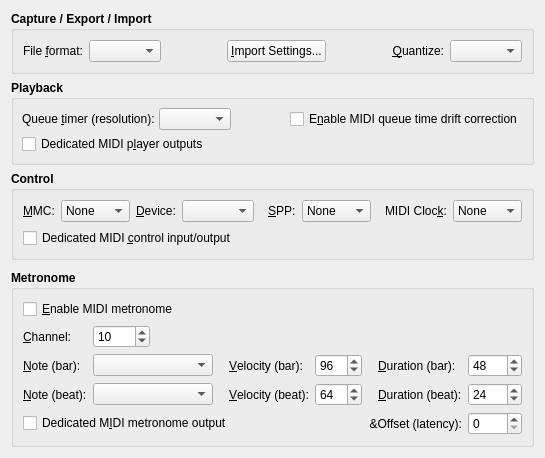
     <widget class="QWidget" name="MidiTabPage">
      <attribute name="title">
       <string>&amp;MIDI</string>
      </attribute>
      <layout class="QVBoxLayout">
       <item>
        <widget class="QGroupBox" name="MidiCaptureGroupBox">
         <property name="font">
          <font>
           <weight>75</weight>
           <bold>true</bold>
          </font>
         </property>
         <property name="title">
          <string>Capture / Export / Import</string>
         </property>
         <property name="flat">
          <bool>true</bool>
         </property>
         <layout class="QGridLayout">
          <item row="0" column="0">
           <widget class="QLabel" name="MidiCaptureFormatTextLabel">
            <property name="font">
             <font>
              <weight>50</weight>
              <bold>false</bold>
             </font>
            </property>
            <property name="text">
             <string>File &amp;format:</string>
            </property>
            <property name="buddy">
             <cstring>MidiCaptureFormatComboBox</cstring>
            </property>
           </widget>
          </item>
          <item row="0" column="1" colspan="2">
           <widget class="qtractorMidiFileFormatComboBox" name="MidiCaptureFormatComboBox">
            <property name="font">
             <font>
              <weight>50</weight>
              <bold>false</bold>
             </font>
            </property>
            <property name="toolTip">
             <string>MIDI file format to use on capture (record) and export</string>
            </property>
           </widget>
          </item>
          <item row="0" column="3">
           <spacer>
            <property name="orientation">
             <enum>Qt::Horizontal</enum>
            </property>
            <property name="sizeHint">
             <size>
              <width>20</width>
              <height>20</height>
             </size>
            </property>
           </spacer>
          </item>
          <item row="0" column="4">
           <widget class="QPushButton" name="MidiImportPushButton">
            <property name="font">
             <font>
              <weight>50</weight>
              <bold>false</bold>
             </font>
            </property>
            <property name="toolTip">
             <string>Change defaults for MIDI import</string>
            </property>
            <property name="text">
             <string>&amp;Import Settings...</string>
            </property>
            <property name="autoDefault">
             <bool>false</bool>
            </property>
           </widget>
          </item>
          <item row="0" column="5">
           <spacer>
            <property name="orientation">
             <enum>Qt::Horizontal</enum>
            </property>
            <property name="sizeHint">
1             <size>
              <width>20</width>
              <height>20</height>
             </size>
            </property>
           </spacer>
          </item>
          <item row="0" column="6">
           <widget class="QLabel" name="MidiCaptureQuantizeTextLabel">
            <property name="font">
             <font>
              <weight>50</weight>
              <bold>false</bold>
             </font>
            </property>
            <property name="text">
             <string>&amp;Quantize:</string>
            </property>
            <property name="alignment">
             <set>Qt::AlignRight|Qt::AlignVCenter</set>
            </property>
            <property name="buddy">
             <cstring>MidiCaptureQuantizeComboBox</cstring>
            </property>
           </widget>
          </item>
          <item row="0" column="7">
           <widget class="QComboBox" name="MidiCaptureQuantizeComboBox">
            <property name="maximumSize">
             <size>
              <width>120</width>
              <height>32767</height>
             </size>
            </property>
            <property name="font">
             <font>
              <weight>50</weight>
              <bold>false</bold>
             </font>
            </property>
            <property name="toolTip">
             <string>MIDI capture (record) quantization</string>
            </property>
           </widget>
          </item>
         </layout>
        </widget>
       </item>
       <item>
        <widget class="QGroupBox" name="MidiPlaybackGroupBox">
         <property name="font">
          <font>
           <weight>75</weight>
           <bold>true</bold>
          </font>
         </property>
         <property name="title">
          <string>Playback</string>
         </property>
         <property name="flat">
          <bool>true</bool>
         </property>
         <layout class="QGridLayout">
          <property name="margin">
           <number>8</number>
          </property>
          <property name="spacing">
           <number>4</number>
          </property>
          <item row="0" column="0">
           <widget class="QLabel" name="MidiQueueTimerTextLabel">
            <property name="font">
             <font>
              <weight>50</weight>
              <bold>false</bold>
             </font>
            </property>
            <property name="text">
             <string>Queue &amp;timer (resolution):</string>
            </property>
            <property name="buddy">
             <cstring>MidiQueueTimerComboBox</cstring>
            </property>
           </widget>
          </item>
          <item row="0" column="1">
           <widget class="QComboBox" name="MidiQueueTimerComboBox">
            <property name="font">
             <font>
              <weight>50</weight>
              <bold>false</bold>
             </font>
            </property>
            <property name="toolTip">
             <string>Queue timer (resolution)</string>
            </property>
           </widget>
          </item>
          <item row="0" column="2">
           <spacer>
            <property name="orientation">
             <enum>Qt::Horizontal</enum>
            </property>
            <property name="sizeHint">
             <size>
              <width>20</width>
              <height>20</height>
             </size>
            </property>
           </spacer>
          </item>
          <item row="0" column="3">
           <widget class="QCheckBox" name="MidiDriftCorrectCheckBox">
            <property name="font">
             <font>
              <weight>50</weight>
              <bold>false</bold>
             </font>
            </property>
            <property name="toolTip">
             <string>Whether to enable MIDI queue time drift correction</string>
            </property>
            <property name="text">
             <string>E&amp;nable MIDI queue time drift correction</string>
            </property>
           </widget>
          </item>
          <item row="1" column="0" colspan="4">
           <widget class="QCheckBox" name="MidiPlayerBusCheckBox">
            <property name="font">
             <font>
              <weight>50</weight>
              <bold>false</bold>
             </font>
            </property>
            <property name="toolTip">
             <string>Whether to have separate MIDI player output ports</string>
            </property>
            <property name="text">
             <string>Dedicated MIDI p&amp;layer outputs</string>
            </property>
           </widget>
          </item>
         </layout>
        </widget>
       </item>
       <item>
        <widget class="QGroupBox" name="MidiControlGroupBox">
         <property name="font">
          <font>
           <weight>75</weight>
           <bold>true</bold>
          </font>
         </property>
         <property name="title">
          <string>Control</string>
         </property>
         <property name="flat">
          <bool>true</bool>
         </property>
         <layout class="QGridLayout">
          <property name="margin">
           <number>9</number>
          </property>
          <property name="spacing">
           <number>6</number>
          </property>
          <item row="0" column="0">
           <widget class="QLabel" name="MidiMmcModeTextLabel">
            <property name="font">
             <font>
              <weight>50</weight>
              <bold>false</bold>
             </font>
            </property>
            <property name="text">
             <string>&amp;MMC:</string>
            </property>
            <property name="buddy">
             <cstring>MidiMmcModeComboBox</cstring>
            </property>
           </widget>
          </item>
          <item row="0" column="1">
           <widget class="QComboBox" name="MidiMmcModeComboBox">
            <property name="font">
             <font>
              <weight>50</weight>
              <bold>false</bold>
             </font>
            </property>
            <property name="toolTip">
             <string>MIDI Machine Control (MMC) mode</string>
            </property>
            <item>
             <property name="text">
              <string>None</string>
             </property>
            </item>
            <item>
             <property name="text">
              <string>Input</string>
             </property>
            </item>
            <item>
             <property name="text">
              <string>Output</string>
             </property>
            </item>
            <item>
             <property name="text">
              <string>Duplex</string>
             </property>
            </item>
           </widget>
          </item>
          <item row="0" column="2">
           <widget class="QLabel" name="MidiMmcDeviceTextLabel">
            <property name="font">
             <font>
              <weight>50</weight>
              <bold>false</bold>
             </font>
            </property>
            <property name="text">
             <string>&amp;Device:</string>
            </property>
            <property name="buddy">
             <cstring>MidiMmcDeviceComboBox</cstring>
            </property>
           </widget>
          </item>
          <item row="0" column="3">
           <widget class="QComboBox" name="MidiMmcDeviceComboBox">
            <property name="font">
             <font>
              <weight>50</weight>
              <bold>false</bold>
             </font>
            </property>
            <property name="toolTip">
             <string>MIDI Machine Control (MMC) device id.</string>
            </property>
           </widget>
          </item>
          <item row="0" column="4">
           <spacer>
            <property name="orientation">
             <enum>Qt::Horizontal</enum>
            </property>
            <property name="sizeHint">
             <size>
              <width>4</width>
              <height>20</height>
             </size>
            </property>
           </spacer>
          </item>
          <item row="0" column="5">
           <widget class="QLabel" name="MidiSppModeTextLabel">
            <property name="font">
             <font>
              <weight>50</weight>
              <bold>false</bold>
             </font>
            </property>
            <property name="text">
             <string>&amp;SPP:</string>
            </property>
            <property name="buddy">
             <cstring>MidiSppModeComboBox</cstring>
            </property>
           </widget>
          </item>
          <item row="0" column="6">
           <widget class="QComboBox" name="MidiSppModeComboBox">
            <property name="font">
             <font>
              <weight>50</weight>
              <bold>false</bold>
             </font>
            </property>
            <property name="toolTip">
             <string>MIDI Song Position pointer (SPP) control mode</string>
            </property>
            <item>
             <property name="text">
              <string>None</string>
             </property>
            </item>
            <item>
             <property name="text">
              <string>Input</string>
             </property>
            </item>
            <item>
             <property name="text">
              <string>Output</string>
             </property>
            </item>
            <item>
             <property name="text">
              <string>Duplex</string>
             </property>
            </item>
           </widget>
          </item>
          <item row="0" column="7">
           <spacer>
            <property name="orientation">
             <enum>Qt::Horizontal</enum>
            </property>
            <property name="sizeHint">
             <size>
              <width>4</width>
              <height>20</height>
             </size>
            </property>
           </spacer>
          </item>
          <item row="0" column="8">
           <widget class="QLabel" name="MidiClockModeTextLabel">
            <property name="font">
             <font>
              <weight>50</weight>
              <bold>false</bold>
             </font>
            </property>
            <property name="text">
             <string>MIDI Cloc&amp;k:</string>
            </property>
            <property name="buddy">
             <cstring>MidiClockModeComboBox</cstring>
            </property>
           </widget>
          </item>
          <item row="0" column="9">
           <widget class="QComboBox" name="MidiClockModeComboBox">
            <property name="font">
             <font>
              <weight>50</weight>
              <bold>false</bold>
             </font>
            </property>
            <property name="toolTip">
             <string>MIDI Clock control mode</string>
            </property>
            <item>
             <property name="text">
              <string>None</string>
             </property>
            </item>
            <item>
             <property name="text">
              <string>Input</string>
             </property>
            </item>
            <item>
             <property name="text">
              <string>Output</string>
             </property>
            </item>
            <item>
             <property name="text">
              <string>Duplex</string>
             </property>
            </item>
           </widget>
          </item>
          <item row="1" column="0" colspan="4">
           <widget class="QCheckBox" name="MidiControlBusCheckBox">
            <property name="font">
             <font>
              <weight>50</weight>
              <bold>false</bold>
             </font>
            </property>
            <property name="toolTip">
             <string>Whether to have separate MIDI control ports</string>
            </property>
            <property name="text">
             <string>Dedicated MIDI &amp;control input/output</string>
            </property>
           </widget>
          </item>
         </layout>
        </widget>
       </item>
       <item>
        <spacer>
         <property name="orientation">
          <enum>Qt::Vertical</enum>
         </property>
         <property name="sizeHint">
          <size>
           <width>20</width>
           <height>4</height>
          </size>
         </property>
        </spacer>
       </item>
       <item>
        <widget class="QGroupBox" name="MidiMetronomeGroupBox">
         <property name="font">
          <font>
           <weight>75</weight>
           <bold>true</bold>
          </font>
         </property>
         <property name="title">
          <string>Metronome</string>
         </property>
         <property name="flat">
          <bool>true</bool>
         </property>
         <layout class="QGridLayout">
          <item row="0" column="0" colspan="8">
           <widget class="QCheckBox" name="MidiMetronomeCheckBox">
            <property name="font">
             <font>
              <weight>50</weight>
              <bold>false</bold>
             </font>
            </property>
            <property name="toolTip">
             <string>Whether to enable the MIDI metronome</string>
            </property>
            <property name="text">
             <string>&amp;Enable MIDI metronome</string>
            </property>
           </widget>
          </item>
          <item row="1" column="0">
           <widget class="QLabel" name="MetroChannelTextLabel">
            <property name="font">
             <font>
              <weight>50</weight>
              <bold>false</bold>
             </font>
            </property>
            <property name="text">
             <string>&amp;Channel:</string>
            </property>
            <property name="buddy">
             <cstring>MetroChannelSpinBox</cstring>
            </property>
           </widget>
          </item>
          <item row="1" column="1">
           <widget class="QSpinBox" name="MetroChannelSpinBox">
            <property name="font">
             <font>
              <weight>50</weight>
              <bold>false</bold>
             </font>
            </property>
            <property name="toolTip">
             <string>Metronome MIDI channel</string>
            </property>
            <property name="minimum">
             <number>1</number>
            </property>
            <property name="maximum">
             <number>16</number>
            </property>
            <property name="value">
             <number>10</number>
            </property>
           </widget>
          </item>
          <item row="1" column="2" colspan="6">
           <spacer>
            <property name="orientation">
             <enum>Qt::Horizontal</enum>
            </property>
            <property name="sizeHint">
             <size>
              <width>120</width>
              <height>20</height>
             </size>
            </property>
           </spacer>
          </item>
          <item row="2" column="0">
           <widget class="QLabel" name="MetroBarNoteTextLabel">
            <property name="font">
             <font>
              <weight>50</weight>
              <bold>false</bold>
             </font>
            </property>
            <property name="text">
             <string>&amp;Note (bar):</string>
            </property>
            <property name="buddy">
             <cstring>MetroBarNoteComboBox</cstring>
            </property>
           </widget>
          </item>
          <item row="2" column="1" colspan="2">
           <widget class="QComboBox" name="MetroBarNoteComboBox">
            <property name="minimumSize">
             <size>
              <width>120</width>
              <height>0</height>
             </size>
            </property>
            <property name="font">
             <font>
              <weight>50</weight>
              <bold>false</bold>
             </font>
            </property>
            <property name="toolTip">
             <string>Metronome MIDI note (bar)</string>
            </property>
           </widget>
          </item>
          <item row="2" column="3" rowspan="2">
           <spacer>
            <property name="orientation">
             <enum>Qt::Horizontal</enum>
            </property>
            <property name="sizeHint">
             <size>
              <width>4</width>
              <height>20</height>
             </size>
            </property>
           </spacer>
          </item>
          <item row="2" column="4">
           <widget class="QLabel" name="MetroBarVelocityTextLabel">
            <property name="font">
             <font>
              <weight>50</weight>
              <bold>false</bold>
             </font>
            </property>
            <property name="text">
             <string>&amp;Velocity (bar):</string>
            </property>
            <property name="buddy">
             <cstring>MetroBarVelocitySpinBox</cstring>
            </property>
           </widget>
          </item>
          <item row="2" column="5">
           <widget class="QSpinBox" name="MetroBarVelocitySpinBox">
            <property name="font">
             <font>
              <weight>50</weight>
              <bold>false</bold>
             </font>
            </property>
            <property name="toolTip">
             <string>Metronome MIDI velocity (bar)</string>
            </property>
            <property name="minimum">
             <number>1</number>
            </property>
            <property name="maximum">
             <number>127</number>
            </property>
            <property name="value">
             <number>96</number>
            </property>
           </widget>
          </item>
          <item row="2" column="6" rowspan="2">
           <spacer>
            <property name="orientation">
             <enum>Qt::Horizontal</enum>
            </property>
            <property name="sizeHint">
             <size>
              <width>4</width>
              <height>20</height>
             </size>
            </property>
           </spacer>
          </item>
          <item row="2" column="7">
           <widget class="QLabel" name="MetroBarDurationTextLabel">
            <property name="font">
             <font>
              <weight>50</weight>
              <bold>false</bold>
             </font>
            </property>
            <property name="text">
             <string>&amp;Duration (bar):</string>
            </property>
            <property name="buddy">
             <cstring>MetroBarDurationSpinBox</cstring>
            </property>
           </widget>
          </item>
          <item row="2" column="8">
           <widget class="QSpinBox" name="MetroBarDurationSpinBox">
            <property name="font">
             <font>
              <weight>50</weight>
              <bold>false</bold>
             </font>
            </property>
            <property name="toolTip">
             <string>Metronome MIDI duration (bar)</string>
            </property>
            <property name="minimum">
             <number>1</number>
            </property>
            <property name="maximum">
             <number>9999</number>
            </property>
            <property name="singleStep">
             <number>8</number>
            </property>
            <property name="value">
             <number>48</number>
            </property>
           </widget>
          </item>
          <item row="3" column="0">
           <widget class="QLabel" name="MetroBeatNoteTextLabel">
            <property name="font">
             <font>
              <weight>50</weight>
              <bold>false</bold>
             </font>
            </property>
            <property name="text">
             <string>&amp;Note (beat):</string>
            </property>
            <property name="buddy">
             <cstring>MetroBeatNoteComboBox</cstring>
            </property>
           </widget>
          </item>
          <item row="3" column="1" colspan="2">
           <widget class="QComboBox" name="MetroBeatNoteComboBox">
            <property name="minimumSize">
             <size>
              <width>120</width>
              <height>0</height>
             </size>
            </property>
            <property name="font">
             <font>
              <weight>50</weight>
              <bold>false</bold>
             </font>
            </property>
            <property name="toolTip">
             <string>Metronome MIDI note (beat)</string>
            </property>
           </widget>
          </item>
          <item row="3" column="4">
           <widget class="QLabel" name="MetroBeatVelocityTextLabel">
            <property name="font">
             <font>
              <weight>50</weight>
              <bold>false</bold>
             </font>
            </property>
            <property name="text">
             <string>&amp;Velocity (beat):</string>
            </property>
            <property name="buddy">
             <cstring>MetroBeatVelocitySpinBox</cstring>
            </property>
           </widget>
          </item>
          <item row="3" column="5">
           <widget class="QSpinBox" name="MetroBeatVelocitySpinBox">
            <property name="font">
             <font>
              <weight>50</weight>
              <bold>false</bold>
             </font>
            </property>
            <property name="toolTip">
             <string>Metronome MIDI velocity (beat)</string>
            </property>
            <property name="minimum">
             <number>1</number>
            </property>
            <property name="maximum">
             <number>127</number>
            </property>
            <property name="value">
             <number>64</number>
            </property>
           </widget>
          </item>
          <item row="3" column="7">
           <widget class="QLabel" name="MetroBeatDurationTextLabel">
            <property name="font">
             <font>
              <weight>50</weight>
              <bold>false</bold>
             </font>
            </property>
            <property name="text">
             <string>&amp;Duration (beat):</string>
            </property>
            <property name="buddy">
             <cstring>MetroBeatDurationSpinBox</cstring>
            </property>
           </widget>
          </item>
          <item row="3" column="8">
           <widget class="QSpinBox" name="MetroBeatDurationSpinBox">
            <property name="font">
             <font>
              <weight>50</weight>
              <bold>false</bold>
             </font>
            </property>
            <property name="toolTip">
             <string>Metronome MIDI duration (beat)</string>
            </property>
            <property name="minimum">
             <number>1</number>
            </property>
            <property name="maximum">
             <number>9999</number>
            </property>
            <property name="singleStep">
             <number>8</number>
            </property>
            <property name="value">
             <number>24</number>
            </property>
           </widget>
          </item>
          <item row="4" column="0" colspan="5">
           <widget class="QCheckBox" name="MidiMetroBusCheckBox">
            <property name="font">
             <font>
              <weight>50</weight>
              <bold>false</bold>
             </font>
            </property>
            <property name="toolTip">
             <string>Whether to have separate MIDI metronome output port</string>
            </property>
            <property name="text">
             <string>Dedicated M&amp;IDI metronome output</string>
            </property>
           </widget>
          </item>
          <item row="4" column="5" colspan="3">
           <widget class="QLabel" name="MidiMetroOffsetTextLabel">
            <property name="font">
             <font>
              <weight>50</weight>
              <bold>false</bold>
             </font>
            </property>
            <property name="text">
             <string>&amp;Offset (latency):</string>
            </property>
            <property name="alignment">
             <set>Qt::AlignRight|Qt::AlignVCenter</set>
            </property>
            <property name="buddy">
             <cstring>AudioMetroOffsetSpinBox</cstring>
            </property>
           </widget>
          </item>
          <item row="4" column="8">
           <widget class="QSpinBox" name="MidiMetroOffsetSpinBox">
            <property name="font">
             <font>
              <weight>50</weight>
              <bold>false</bold>
             </font>
            </property>
            <property name="toolTip">
             <string>Metronome MIDI offset (latency)</string>
            </property>
            <property name="minimum">
             <number>0</number>
            </property>
            <property name="maximum">
             <number>9999</number>
            </property>
            <property name="singleStep">
             <number>8</number>
            </property>
            <property name="value">
             <number>0</number>
            </property>
           </widget>
          </item>
         </layout>
        </widget>
       </item>
      </layout>
     </widget>
